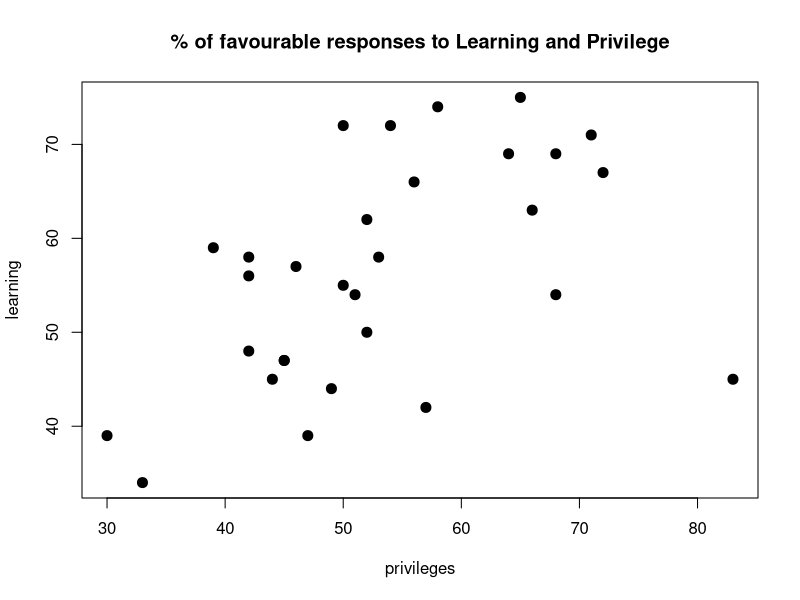

Reproduce this figure in R.
# Clear enviroment
rm(list = ls())

# K-means Clustering

# Load datset

# First we load the dataset, and define the subset 

library(datasets)
dat = attitude[,c(3,4)]

# Examine data
?attitude



# Part 1: Plot data

plot(dat, main = "% of favourable responses to Learning and Privilege", pch = 20, cex = 2)


# Part 2: Perform k-means with 2 clusters, and 100 starting points

set.seed(1)

dat_k2 <- kmeans(dat,2, nstart = 100)

dat_k2$cluster


# Part 3: Calcualte the total within clusters sum of squares (SOS for all clusters)

dat_k2$tot.withinss